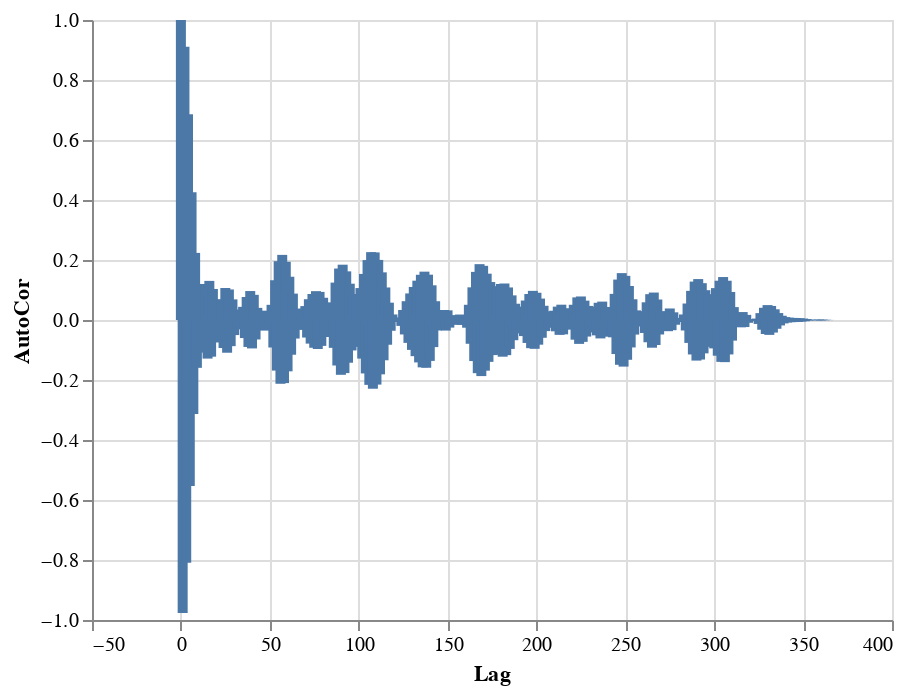

Write notebook code for a chart like this one.
### Code cell
#Auto Correlation Plot
make_autocorr(dif_52, nlags = 500)

### Figure 1 — Vega-Lite specification as saved in the notebook (floating-point values rounded to 4 significant figures; data arrays with more than 128 entries replaced by an {"elided": "..."} marker saying what was removed)
{"config": {"view": {"continuousWidth": 400, "continuousHeight": 300}}, "data": {"name": "data-746a66a8d2ec13ea92faa8b34387d956"}, "mark": "bar", "encoding": {"x": {"type": "quantitative", "field": "Lag"}, "y": {"type": "quantitative", "field": "AutoCor"}}, "$schema": "https://vega.github.io/schema/vega-lite/v4.8.1.json", "datasets": {"data-746a66a8d2ec13ea92faa8b34387d956": {"elided": "371 records"}}}
